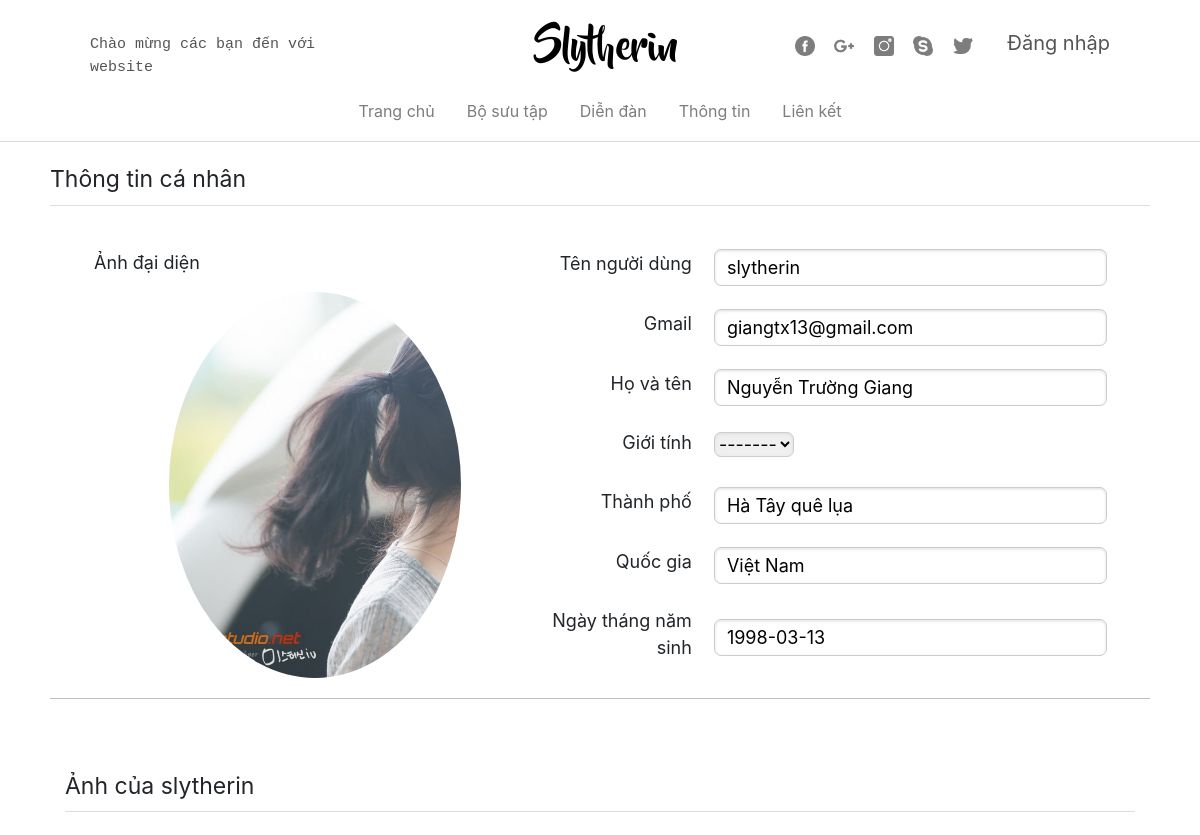
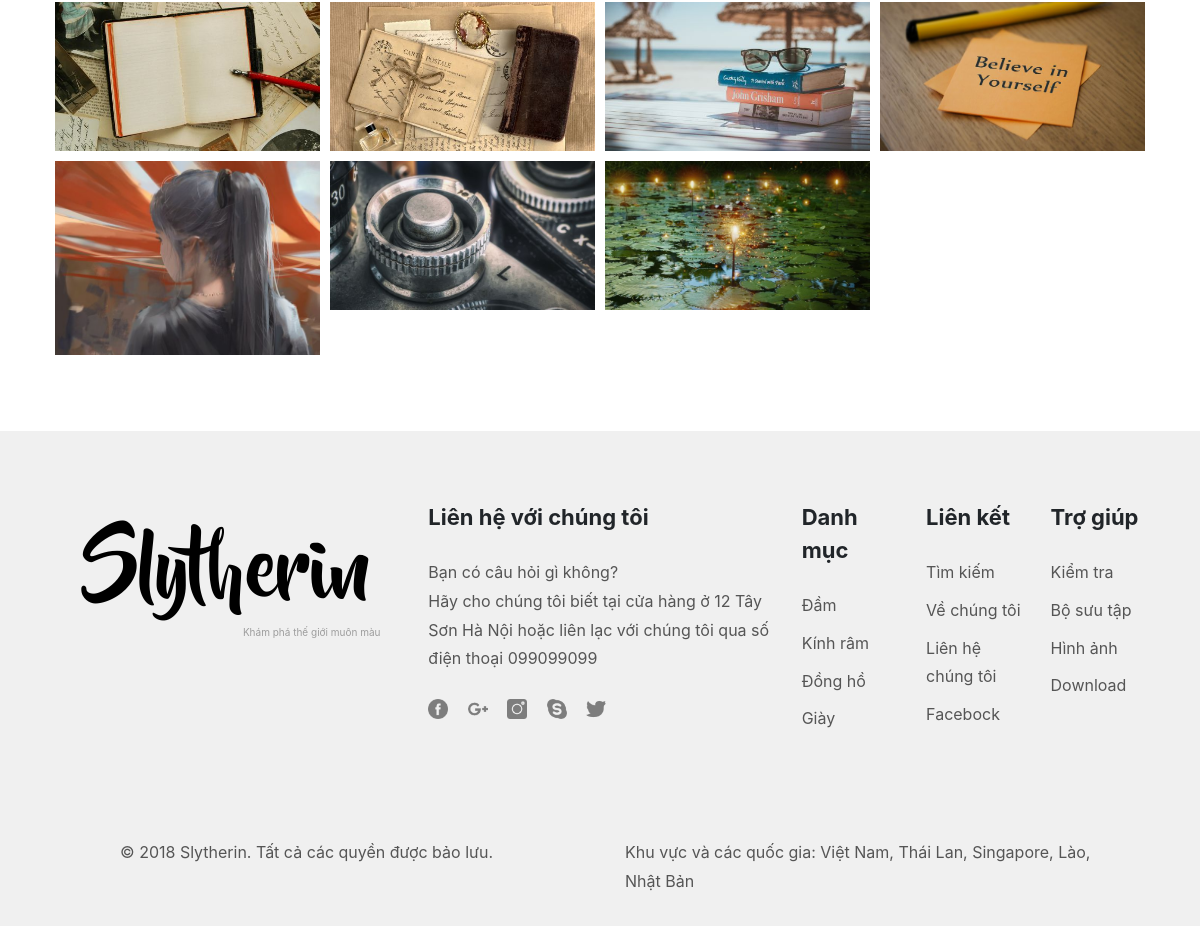
The app's page /Sources/others.php?username=slytherin with its own data (2 pictures, top to bottom).
### tables this page shows
CREATE TABLE `taikhoan` (
  `MaTaiKhoan` int(11) NOT NULL AUTO_INCREMENT,
  `TenDangNhap` varchar(50) DEFAULT NULL,
  `MatKhau` varchar(200) DEFAULT NULL,
  `Email` varchar(50) DEFAULT NULL,
  `Active` int(11) DEFAULT NULL,
  `Verification` varchar(45) DEFAULT NULL,
  `MaChucVu` int(11) DEFAULT '2',
  `AnhDaiDien` varchar(500) DEFAULT 'user.png',
  `HoTen` varchar(45) DEFAULT NULL,
  `ThanhPho` varchar(45) DEFAULT NULL,
  `QuocGia` varchar(45) DEFAULT NULL,
  `GioiTinh` varchar(10) DEFAULT NULL,
  `NgaySinh` date DEFAULT NULL,
  PRIMARY KEY (`MaTaiKhoan`),
  UNIQUE KEY `TenDangNhap_UNIQUE` (`TenDangNhap`),
  KEY `FK_ChucVu` (`MaChucVu`),
  CONSTRAINT `FK_ChucVu` FOREIGN KEY (`MaChucVu`) REFERENCES `chucvu` (`machucvu`)
);

CREATE TABLE `hinhanh` (
  `MaHinhAnh` int(11) NOT NULL AUTO_INCREMENT,
  `TenHinhAnh` varchar(200) DEFAULT NULL,
  `KichCo` varchar(20) DEFAULT NULL,
  `DoPhanGiai` varchar(20) DEFAULT NULL,
  `MoTaHinhAnh` varchar(50) DEFAULT NULL,
  `MaBoSuuTap` int(11) DEFAULT NULL,
  `MaTaiKhoan` int(11) DEFAULT NULL,
  `AnhTaiTro` int(11) DEFAULT NULL,
  `PheDuyet` int(11) DEFAULT '0',
  `Resize` varchar(200) DEFAULT NULL,
  `NgayDang` datetime DEFAULT NULL,
  PRIMARY KEY (`MaHinhAnh`),
  KEY `FK_BoSuuTap` (`MaBoSuuTap`),
  KEY `FK_TaiKhoan` (`MaTaiKhoan`),
  CONSTRAINT `FK_BoSuuTap` FOREIGN KEY (`MaBoSuuTap`) REFERENCES `bosuutap` (`mabosuutap`),
  CONSTRAINT `FK_TaiKhoan` FOREIGN KEY (`MaTaiKhoan`) REFERENCES `taikhoan` (`mataikhoan`)
);

### Sources/others.php (the view, shortened to what this page needs)
<?php
    $con=mysqli_connect('localhost','root','123456','webhinhanh');
    $others=$_GET['username'];
    $sql="select * from taikhoan where TenDangNhap='$others'";
    $result = mysqli_query($con, $sql);
    $row = mysqli_fetch_assoc($result);
    $idTaiKhoan=$row["MaTaiKhoan"];
    $sql="select * from hinhanh where MaTaiKhoan= $idTaiKhoan and PheDuyet=1";
    $resultImage = mysqli_query($con, $sql);
 ?>
<!DOCTYPE html>
<html>
<head>
	<link rel="stylesheet" href="https://maxcdn.bootstrapcdn.com/bootstrap/4.0.0-beta.2/css/bootstrap.min.css">
	<link rel="stylesheet" type="text/css" href="css/styles.css">
</head>
<body >
	<div class="container-fluid" id="div-top-shop">
		<div class="row">
			<div class="col-lg-3 col-md-3 col-sm-3" id="hello-span">
				<span >Chào mừng các bạn đến với website</span>
			</div>
			<div class="col-lg-5 col-md-4 col-sm-4">
				<div class="site-title-shop" align="center">
					<a href="index.php" style="padding-left: 100px;">Slytherin</a>
				</div>
			</div>
			<div class="col-lg-4 col-md-5 col-sm-3" align="right">
				<div class="p-t-logo">
					<a class="p-r-logo" href="https://www.facebook.com/">
						<img class="icon-logo" src="image/icon/fb-logo.png" alt="">
					</a>
					<a class="p-r-logo" href="https://www.google.com/">
						<img class="icon-logo" src="image/icon/google-plus.png" alt="">
					</a>
					<a class="p-r-logo" href="">
						<img class="icon-logo" src="image/icon/inta-logo.png" alt="">
					</a>
					<a class="p-r-logo" href="">
						<img class="icon-logo" src="image/icon/sky-logo.png" alt="">
					</a>
					<a class="p-r-logo" href="">
						<img class="icon-logo" src="image/icon/twitter-logo.png" alt="">
					</a>
					<?php
						if (isset($_SESSION['UserName'])) {
					?>
					<a href="accounts.php" id="account-name"><?php echo $_SESSION['UserName'] ?></a>
					<a href="logout.php" id="logout">/Đăng xuất</a>
					<?php }else
						echo "<a href='login.php' id='login-top'>Đăng nhập</a>";
					?>
				</div>
			</div>
		</div>
	</div>
	<div id="nav-sticky">
		<div class="container-fluid">
			<div class="row">
				<div class="col-lg-12 col-md-12 col-sm-12">
					<div>
						<ul class="nav justify-content-center pd-t">
							<li class="nav-item">
		                        <a class="nav-link active" href="index.php">Trang chủ</a>
		                     </li>
		                     <li class="nav-item">
		                        <a class="nav-link" href="collection.php">Bộ sưu tập</a>
		                     </li>
		                     <li class="nav-item">
		                        <a class="nav-link" href="forum.php">Diễn đàn</a>
		                     </li>
		                     <li class="nav-item">
		                        <a class="nav-link" href="about.php">Thông tin</a>
		                     </li>
		                     <li class="nav-item">
		                        <a class="nav-link" href="#">Liên kết</a>
		                     </li>
						</ul>
					</div>
				</div>
			</div>
		</div>
	</div>
    <div class="container-fluid p-l-r-50">
        <div class="row">
        	<div class="col-lg-12">
        		<p id="acc-top">Thông tin cá nhân</p>
        	</div>
            <div class="col-lg-5 col-md-7">
                <div class="bocboc">
                    <p style="margin-left: 10%;">Ảnh đại diện</p>
                    <div class="avatar-image">
                    	<img class="image-avatar" src="image/avatar/<?php echo $row['AnhDaiDien'] ?>"/>
                    </div>
                </div>
            </div>
            <div class="col-lg-7 col-md-5">
            	<div class="bocboc">
                    <label>Tên người dùng</label>
                    <input type="text" value="<?php echo $row['TenDangNhap'] ?>"/> <br />
                </div>
                <div class="bocboc">
                    <label>Gmail</label>
                    <input type="text" value="<?php echo $row['Email'] ?>"/> <br />
                </div>
                <div class="bocboc">
                    <label>Họ và tên</label>
                    <input id="txtHoTen" name="txtTenHoTen" type="text" value="<?php echo $row['HoTen'] ?>" />
                </div>
                <div class="bocboc">
                    <label id="lb-gioitinh">Giới tính</label>
                    <select name="id-gioitinh" id="id-gioitinh">
                    	<?php if($row['GioiTinh']==null){ ?>
                        	<option value selected >-------</option>
                    	<?php }else{ ?>
                    		<option value selected><?php echo $row['GioiTinh'] ?></option>
                    	<?php } ?>
                    </select>
                </div>
                <div class="bocboc">
                    <label>Thành phố</label>
                    <input id="txtThanhPho" name="txtThanhPho" type="text" value="<?php echo $row['ThanhPho'] ?>" />
                </div>
                <div class="bocboc">
                    <label>Quốc gia</label>
                    <input id="txtQuocGia" name="txtQuocGia" type="text" value="<?php echo $row['QuocGia'] ?>" />
                </div>
                <div class="bocboc">
                    <label>Ngày tháng năm sinh</label>
					<input id="txtNgaySinh" name="txtNgaySinh" type="text" value="<?php echo $row['NgaySinh'] ?> " placeholder="yyyy/mm/dd" />
                </div>
            </div>
        </div>
        <hr style="margin-top: 20px;margin-bottom: 10px;background-color: lightgray;" >
    </div>
    <div id="mypicture-form">
        <div class="container-fluid">
            <div class="row">
            	<div class="col-lg-12">
		    		<p id="acc-top">Ảnh của <?php echo $_GET['username'] ?></p>
		    	</div>
                <?php foreach ($resultImage as $item) {?>
                      <div class="col-lg-3 col-md-4 col-sm-6 p-l-r-5">
                          <a href="image.php?id=<?php echo $item["MaHinhAnh"] ?>" title="">
                            <div class="image-background-form-mypicture">
                              <img class="featured-photos-object-mypicture" src="image/resize/<?php echo $item["Resize"] ?>" alt="">
                            </div>
                          </a>
                      </div>
                <?php } ?>
            </div>
        </div>
    </div>
	<div class="info-bottom" style="margin-top: 21px;">
		<div class="container-fluid">
			<div class="row">
				<div class="col-lg-4">
					<div class="padding-sly">
						<h1 class="site-title">
							<a href="#">Slytherin</a>
						</h1>
						<p class="site-tiny">Khám phá thế giới muôn màu</p>
					</div>
				</div>
				<div class="col-lg-8">
					<div class="row">
						<div class="col-lg-6">
							<span class="font-bold-bottom">Liên hệ với chúng tôi</span><br><br>
							<div class="font-info-bottom">
								<span>Bạn có câu hỏi gì không?</span><br>
								<span>Hãy cho chúng tôi biết tại cửa hàng ở 12 Tây Sơn Hà Nội hoặc liên lạc với chúng tôi qua số điện thoại 099099099</span><br>
							</div>
							<div class="p-t-logo">
								<a class="p-r-logo" href="https://www.facebook.com/">
									<img class="icon-logo" src="image/icon/fb-logo.png" alt="">
								</a>
								<a class="p-r-logo" href="https://www.google.com/">
									<img class="icon-logo" src="image/icon/google-plus.png" alt="">
								</a>
								<a class="p-r-logo" href="">
									<img class="icon-logo" src="image/icon/inta-logo.png" alt="">
								</a>
								<a class="p-r-logo" href="">
									<img class="icon-logo" src="image/icon/sky-logo.png" alt="">
								</a>
								<a class="p-r-logo" href="">
									<img class="icon-logo" src="image/icon/twitter-logo.png" alt="">
								</a>
							</div>
						</div>
						<div class="col-lg-2 col-md-4 col-sm-4">
							<span class="font-bold-bottom">Danh mục</span><br><br>
							<div >
								<ul >
									<li class="p-b-li"><a href="#" class="font-info-bottom ">Đầm</a></li>
									<li class="p-b-li"><a href="#" class="font-info-bottom">Kính râm</a></li>
									<li class="p-b-li"><a href="#" class="font-info-bottom">Đồng hồ</a></li>
									<li class="p-b-li"><a href="#" class="font-info-bottom">Giày</a></li>
								</ul>
							</div>
						</div>
						<div class="col-lg-2 col-md-4 col-sm-4">
							<span class="font-bold-bottom">Liên kết</span><br><br>
							<div >
								<ul >
									<li class="p-b-li"><a href="#" class="font-info-bottom ">Tìm kiếm</a></li>
									<li class="p-b-li"><a href="#" class="font-info-bottom">Về chúng tôi</a></li>
									<li class="p-b-li"><a href="#" class="font-info-bottom">Liên hệ chúng tôi</a></li>
									<li class="p-b-li"><a href="#" class="font-info-bottom">Facebock</a></li>
								</ul>
							</div>
						</div>
						<div class="col-lg-2 col-md-4 col-sm-4">
							<span class="font-bold-bottom">Trợ giúp</span><br><br>
							<div >
								<ul >
									<li class="p-b-li"><a href="#" class="font-info-bottom">Kiểm tra</a></li>
									<li class="p-b-li"><a href="#" class="font-info-bottom">Bộ sưu tập</a></li>
									<li class="p-b-li"><a href="#" class="font-info-bottom">Hình ảnh</a></li>
									<li class="p-b-li"><a href="#" class="font-info-bottom">Download</a></li>
								</ul>
							</div>
						</div>
					</div>
				</div>
			</div>
		</div>
		<div class="p-l-r-bt">
			<div class="row">
				<div class="col-lg-6">
					<span class="font-info-bottom">© 2018 Slytherin. Tất cả các quyền được bảo lưu.</span>
				</div>
				<div class="col-lg-6">
					<span class="font-info-bottom">Khu vực và các quốc gia: Việt Nam, Thái Lan, Singapore, Lào, Nhật Bản</span>
				</div>
			</div>
		</div>
	</div>
</body>
</html>

### Sources/css/styles.css (style rules this page uses)
#hello-span { color: #555555; font-family: monospace; font-size: 15px; margin-top: 28px; }
#login-top { color: #555555; font-size: 20px; margin-left: 15px; }
.padding-sly { padding-top: 30px; padding-left: 0px; padding-bottom: 0px; padding-right: 0px; text-align: center; }
.site-title { font-size: 80px; font-family: BeyondTheMountains; }
.site-title a { color: black; text-decoration: none; }
.site-tiny { font-size: 10px; margin-top: -10px; margin-left: 170px; color: #9d9d9d; }
#nav-sticky { background-color: white; border-bottom: 0.8px solid #55555538; z-index: 1; padding-top: 10px; padding-bottom: 10px; }
.nav-item a { color: #7d7d7d; }
.info-bottom { background-color: #f0f0f0; padding-left: 40px; padding-right: 40px; padding-top: 70px; padding-bottom: 30px; }
.font-info-bottom { font-size: 16px; color: #555555; line-height: 1.8; }
.font-bold-bottom { font-weight: bold; font-size: 22px; }
.p-b-li { padding-bottom: 9px; }
.p-b-li a { text-decoration: none; }
.p-l-r-bt { padding-left: 80px; padding-right: 60px; padding-top: 80px; }
.icon-logo { height: 20px; width: 20px; }
.p-r-logo { padding-right: 15px; }
.p-t-logo { padding-top: 22px; }
.p-t-logo a { text-decoration: none; }
ul,li { list-style-type: none; padding-left: 0px; }
.p-l-r-5 { padding: 5px; }
#div-top-shop { padding-left: 90px; padding-top: 6px; padding-right: 90px; }
.site-title-shop { font-size: 40px; font-family: BeyondTheMountains; padding-top: 15px; }
.site-title-shop a { color: black; text-decoration: none; }
#acc-top { margin-bottom: 20px; padding: 0 0 8px; border-bottom: 1px solid #ddd; font-size: 23px; }
.p-l-r-50 { padding-left: 50px; padding-right: 50px; padding-bottom: 50px; padding-top: 20px; }
.bocboc { font-size: 18px; margin-top: 23px; }
.bocboc label { text-align: right; display: inline-block; vertical-align: middle; width: 158px; margin-right: 0px; width: 188px; padding-right: 17px; }
.bocboc input[type=text] { display: inline-block; border: 1px solid #ccc; box-shadow: inset 0 1px 3px #ddd; vertical-align: middle; box-sizing: border-box; width: 393px; height: 37px; padding-right: 12px; padding-left: 12px; border-radius: 7px; }
.bocboc select { border-radius: 7px; border: 1px solid #ccc; box-shadow: inset 0 1px 3px #ddd; }
.image-avatar { width: auto; height: 386px; }
.avatar-image { max-height: 386px; overflow: hidden; margin-left: 27%; margin-right: 30px; max-width: 386px; border-radius: 100%; }
#mypicture-form { padding-left: 50px; padding-right: 50px; padding-bottom: 50px; padding-top: 10px; }
.featured-photos-object-mypicture { width: 100%; height: auto; }
.image-background-form-mypicture { max-height: 194px; overflow: hidden; }

### records on screen
taikhoan: AnhDaiDien (picture), TenDangNhap "slytherin", Email "giangtx13@gmail.com", txtTenHoTen "Nguyễn Trường Giang", txtThanhPho "Hà Tây quê lụa", txtQuocGia "Việt Nam", txtNgaySinh "1998-03-13"
hinhanh: Resize (picture)
hinhanh: Resize (picture)
hinhanh: Resize (picture)
hinhanh: Resize (picture)
hinhanh: Resize (picture)
hinhanh: Resize (picture)
hinhanh: Resize (picture)

### other values on screen
$_GET['username'] "slytherin"
